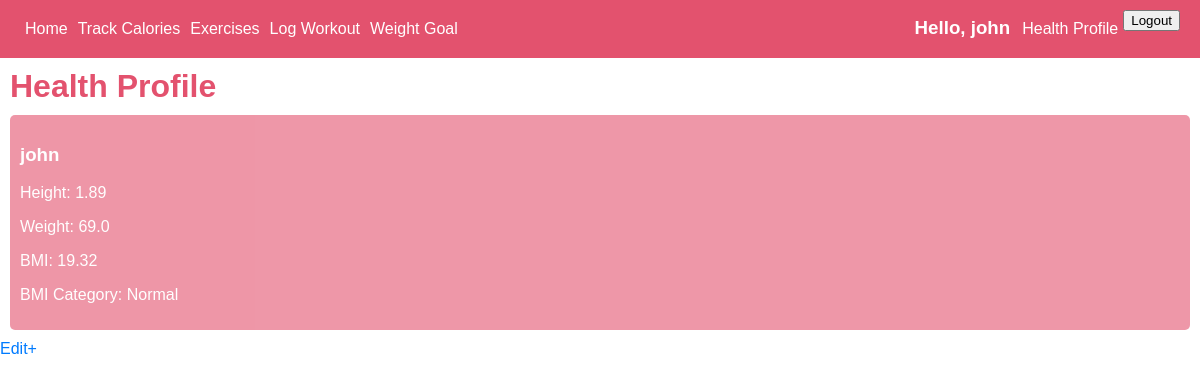
Page /health_profile/ (signed in) on the committed database.
### app/models.py (models this page shows)
class HealthProfile(models.Model):
    user = models.OneToOneField(User, on_delete=models.CASCADE)
    height = models.FloatField(null=False, blank=False, help_text="Height in meters (e.g., 1.80)")
    weight = models.FloatField(null=False, blank=False, help_text="Weight in kilograms (e.g., 65)")
    bmi = models.FloatField(editable=False, null=True)
    bmi_classification_type= [
        ('uw','Under Weight'),
        ('hw','Healthy Weight'),
        ('ow', 'Over Weight'),
        ('ob', 'Obesity'),
    ]
    bmi_type = models.CharField(max_length=20, choices=bmi_classification_type, editable=False, null=True)

### app/views.py (the view)
# urls.py: path('health_profile/', HealthProfileDetailView.as_view(), name = 'health_profile'),
class HealthProfileDetailView(LoginRequiredMixin, DetailView):
    model = HealthProfile
    context_object_name = 'profile'
    template_name = 'app/health_profile.html'
    def get_object(self):
        return HealthProfile.objects.get(user=self.request.user)
    def get_context_data(self, **kwargs):
        context = super().get_context_data(**kwargs)
        profile = self.get_object()
        if profile.height > 0:
            bmi = round(profile.weight / (profile.height ** 2), 2)
        if bmi < 18.5:
            bmi_category = 'Underweight'
        elif 18.5 <= bmi < 24.9:
            bmi_category = 'Normal'
        elif 25 <= bmi < 29.9:
            bmi_category = 'Overweight'
        else:
            bmi_category = 'Obese'
        context['rounded_height'] = round(profile.height), 2
        context['calculated_bmi'] = bmi
        context['calculated_bmi_category'] = bmi_category
        return context

### app/templates/app/health_profile.html
{% extends 'app/base.html' %} {% load static %} {%block content%}
<div class="container">
  <h1>Health Profile</h1>
  <div class="exercise-entry">
    <h3>{{profile.user.username}}</h3>
    <p>Height: {{profile.height|floatformat:2}}</p>
    <p>Weight: {{profile.weight}}</p>
    <p>BMI: {{calculated_bmi}}</p>
    <p>BMI Category: {{calculated_bmi_category}}</p>
  </div>
  <a href="{% url 'health_profile_update' object.pk %}">Edit+</a>
</div>
{% endblock content%}

### app/templates/app/navbar.html (shortened to what this page needs)
<header>
  <div class="nav-bar">
    <a href="{% url 'home' %}">Home</a>
    <a href="{% url 'calories' %}">Track Calories</a>
    <a href="{% url 'exercise' %}">Exercises</a>
    <a href="{% url 'workout' %}">Log Workout</a>
    <a href="{% url 'weight_loss_dashboard' %}">Weight Goal</a>
    {% if user.is_authenticated %}
    <h3>Hello, {{user.username}}</h3>
    <a href="{% url 'health_profile_create' %}">Health Profile </a>
    <form action="{% url 'logout' %}" method="post">
      <button type="submit">Logout</button>
    </form>
    {% else %}
    <h3>Not logged in</h3>
    {% endif %}
  </div>
</header>

### static/css/base.css (style rules this page uses)
h1 { color: #e3526e; }
body { margin: 0; font-family:Arial, Helvetica, sans-serif; }
.container h1 { margin: 10px; }
.nav-bar { background-color: #e3526e; padding: 10px 20px; display: flex; }
.nav-bar a { text-decoration: none; color: white; padding: 10px 5px; margin: 0; }
.nav-bar h3 { margin: 0; padding: 7px; margin-left: auto; color: white; }
.exercise-entry { background-color: #e3526e; padding: 10px; margin: 10px; opacity: 0.6; border-radius: 5px; color: white; }
p { margin-top: 15px; }
a { text-decoration: none; color: #007bff; }

### rows in the picture
HealthProfile: user.username "john", height "1.89", weight "69.0"

### other values in the picture
{{ user.username }} "john"
{{ calculated_bmi }} "19.32"
{{ calculated_bmi_category }} "Normal"
